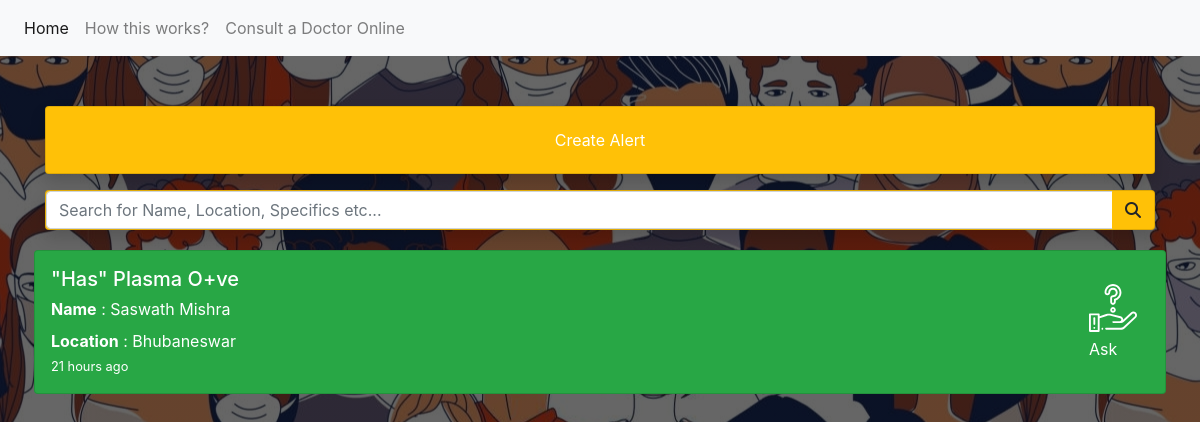
The app's page /, older data.
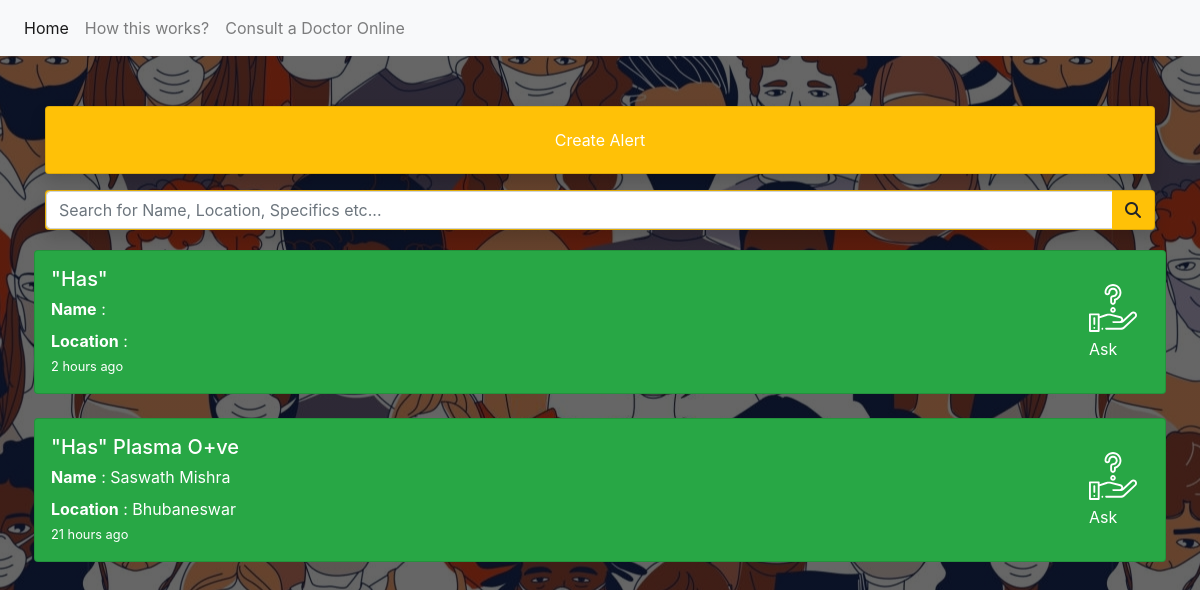
The same page, newer data.
### app/models.py (models this page shows, shortened)
class Alert(models.Model):
    id = models.AutoField(primary_key=True)
    name = models.CharField(max_length=100)
    want = models.BooleanField()
    what = models.CharField(max_length=300)
    location = models.CharField(max_length=300)
    phone = models.CharField(max_length=100)
    email = models.CharField(max_length=100)
    datetime = models.DateTimeField(auto_now=True)
    @property
    def get_duration(self):
        now = datetime.utcnow().replace(tzinfo=utc)
        duration = now - self.datetime
        print(self.datetime,now)
        print(duration.days,duration.seconds)
        if duration.days == 0:
            if duration.seconds / 3600 < 1:
                return str(int(duration.seconds / 60)) + " minutes"
            elif duration.days < 1:
                return str(int(duration.seconds / 3600)) + " hours"
        else:
            return str(int(duration.days)) + " days"

### app/views.py (the view)
# urls.py: path('',views.index),
def index(request):
    alerts = Alert.objects.all().order_by("-datetime")
    page = request.GET.get('page', 1)
    paginator = Paginator(alerts, 10)
    try:
        alerts = paginator.page(page)
    except PageNotAnInteger:
        alerts = paginator.page(1)
    except EmptyPage:
        alerts = paginator.page(paginator.num_pages)
    return render(request,"index.html",{"alerts":alerts})

### app/templates/index.html (shortened to what this page needs)
<!DOCTYPE html>
<html lang="en">
<head>
  {% load static %}
  <link rel="stylesheet" href="https://maxcdn.bootstrapcdn.com/bootstrap/4.5.2/css/bootstrap.min.css">
</head>
<body style="
    background:
  linear-gradient(
    rgba(0, 0, 0, 0.6),
    rgba(0, 0, 0, 0.6)
  ),
  url({% static 'bg.jpg' %});
  background-position: center;
  background-attachment: fixed;
  ">
<nav class="navbar navbar-expand-lg navbar-light bg-light">
  <div class="collapse navbar-collapse" id="navbarSupportedContent">
    <ul class="navbar-nav mr-auto">
      <li class="nav-item active">
        <a class="nav-link" href="#">Home <span class="sr-only">(current)</span></a>
      </li>
      <li class="nav-item">
        <a class="nav-link" href="/how-it-works">How this works?</a>
      </li>
      <li class="nav-item">
        <a class="nav-link" target="_blank" href="https://www.pdochealth.com">Consult a Doctor Online</a>
      </li>
    </ul>
  </div>
</nav>
<div class="main w-100">
<div class="container mt-3">
    <div class="card bg-warning text-white shadow">
    <button class="btn btn-default card-body text-white" data-toggle="modal" data-target="#modalForm">Create Alert</button>
  </div>
</div>
  <div class="container mt-3">
    <div class="card bg-warning text-white shadow">
    <div class="input-group">
      <input type="text" class="form-control" id="search-item" placeholder="Search for Name, Location, Specifics etc...">
      <div class="input-group-append">
        <button class="btn btn-warning" type="button">
          <i class="fa fa-search"></i>
        </button>
      </div>
    </div>
  </div>
</div>
<div class="container p-1 mt-3 entries">
  {% for alert in alerts %}
  <div class="card {% if alert.want %} bg-danger {% else %} bg-success {% endif %} text-white p-3 entry">
    <div class="row justify-content-end">
    <div class="col-8">
      <h5 class="card-title what">       {% if alert.want %} "Looking for " {% else %} "Has" {% endif %} {{alert.what}} </h5>
      <p class="card-subtitle mb-2 text-white name"> <b>Name</b> : {{alert.name}}</p>
      <h7 class="card-text location"> <b>Location</b> : {{alert.location}}</h7>
      <br><small>{{alert.get_duration}} ago</small>
    </div>
    <div class="col-4 clickable mt-3" onclick="$('#respond-alert').attr('alert-id','{{alert.id}}');$('#enquiryForm').modal('show');">
      {% if alert.want %}
      <div class="float-right">
          <span>
            <i class="give-icon"></i>
          </span>
          <p>Offer</p>
        </div>
      {% else %}
        <div class="float-right">
            <span>
              <i class="ask-icon"></i>
            </span>
            <p>Ask</p>
        </div>
      {% endif %}
    </div>
    </div>
  </div>
  <br>
  {% endfor %}
</div>
</div>
</body>
</html>

Row changes from the older to the newer data that the page shows:
added Alert: want "\"Has\"", get_duration "2 hours"
